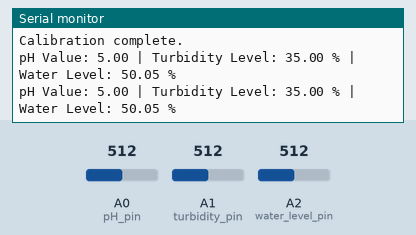
This sketch was run on a simulated Arduino Uno, built with avr-gcc and run on an emulated ATmega328P. On the bench: the last lines printed to the serial monitor. The test bench sets the inputs (shaded band); at power-on: A0 (pH_pin) = 512, A1 (turbidity_pin) = 512, A2 (water_level_pin) = 512.

Above: at 2.2 s.
2.3 s: A0 (pH_pin) set to 716
At 3.4 s:
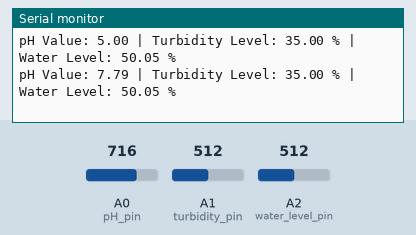
3.8 s: A1 (turbidity_pin) set to 716
At 4.9 s:
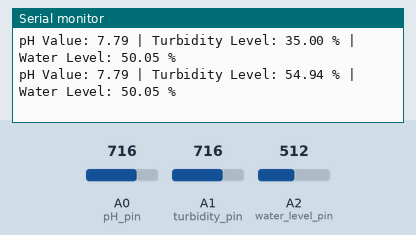
5.3 s: A2 (water_level_pin) set to 716
At 6.6 s:
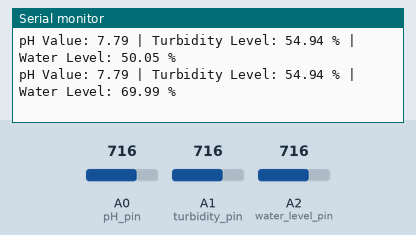
6.8 s: A0 (pH_pin) set to 900
At 7.9 s:
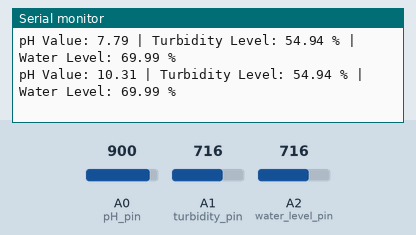
8.3 s: A1 (turbidity_pin) set to 900
At 9.6 s:
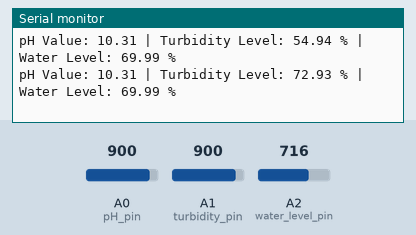
9.8 s: A2 (water_level_pin) set to 900
At 10.5 s:
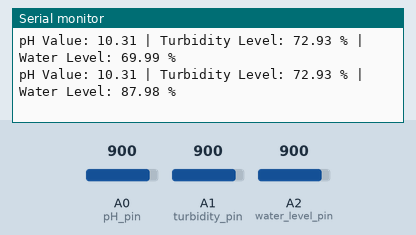
Timing chart, 0 to 12.3 s (numbered marks = the images above; inputs shaded):
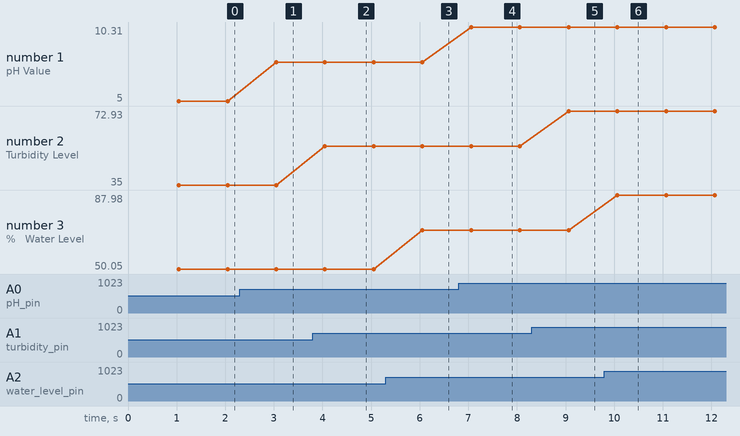

Measured:
- after the input at 2.3 s, the serial monitor: prints a new line after 0.75 s (image 1)
- after the input at 3.8 s, the serial monitor: prints a new line after 0.25 s (image 2)
- after the input at 5.3 s, the serial monitor: prints a new line after 0.76 s (image 3)
- after the input at 6.8 s, the serial monitor: prints a new line after 0.26 s (image 4)
- after the input at 8.3 s, the serial monitor: prints a new line after 0.76 s (image 5)
- after the input at 9.8 s, the serial monitor: prints a new line after 0.27 s (image 6)
- plotted number 1: 5 → 7.79 after the input at 2.3 s, 7.79 → 10.31 after the input at 6.8 s
- plotted number 2: 35 → 54.94 after the input at 3.8 s, 54.94 → 72.93 after the input at 8.3 s

The sketch:

TriSense_Water_Analysis.ino
```cpp
// TriSense Water Analysis - Arduino Code
// Description: Measures pH, Turbidity, and Water Level in real-time

// Pin Configurations
const int pH_pin = A0;
const int turbidity_pin = A1;
const int water_level_pin = A2;

// Calibration Offsets
float pH_offset = 0.0;
float turbidity_offset = 0.0;

void setup() {
  Serial.begin(9600);
  Serial.println("Starting Calibration...");

  long pH_sum = 0;
  long turbidity_sum = 0;

  // Take 100 readings for initial calibration
  for (int i = 0; i < 100; i++) {
    pH_sum += analogRead(pH_pin);
    turbidity_sum += analogRead(turbidity_pin);
    delay(10); // Stability delay
  }

  // Convert average analog readings to actual sensor values
  float avg_pH_value = pH_sum / 100.0;
  float avg_pH_voltage = avg_pH_value * (5.0 / 1023.0);
  float avg_pH = (avg_pH_voltage * 14.0) / 5.0; // Map 0–5V to pH 0–14

  float avg_turbidity_value = turbidity_sum / 100.0;
  float avg_turbidity = (avg_turbidity_value * 100.0) / 1023.0;

  // Assume current environment has pH 5.0 and turbidity 35% for offset calibration
  pH_offset = 5.0 - avg_pH;
  turbidity_offset = 35.0 - avg_turbidity;

  Serial.println("Calibration complete.");
}

void loop() {
  // --------- pH Sensor ---------
  int pH_value = analogRead(pH_pin);
  float pH_voltage = pH_value * (5.0 / 1023.0);
  float pH = (pH_voltage * 14.0) / 5.0 + pH_offset;

  // --------- Turbidity Sensor ---------
  int turbidity_value = analogRead(turbidity_pin);
  float turbidity = (turbidity_value * 100.0) / 1023.0 + turbidity_offset;

  // --------- Water Level Sensor ---------
  int water_level_value = analogRead(water_level_pin);
  float water_level_percent = (water_level_value * 100.0) / 1023.0;

  // --------- Serial Output ---------
  Serial.print("pH Value: ");
  Serial.print(pH, 2);
  Serial.print(" | Turbidity Level: ");
  Serial.print(turbidity, 2);
  Serial.print(" %");
  Serial.print(" | Water Level: ");
  Serial.print(water_level_percent, 2);
  Serial.println(" %");

  delay(1000); // Wait 1 second before next reading
}
```
